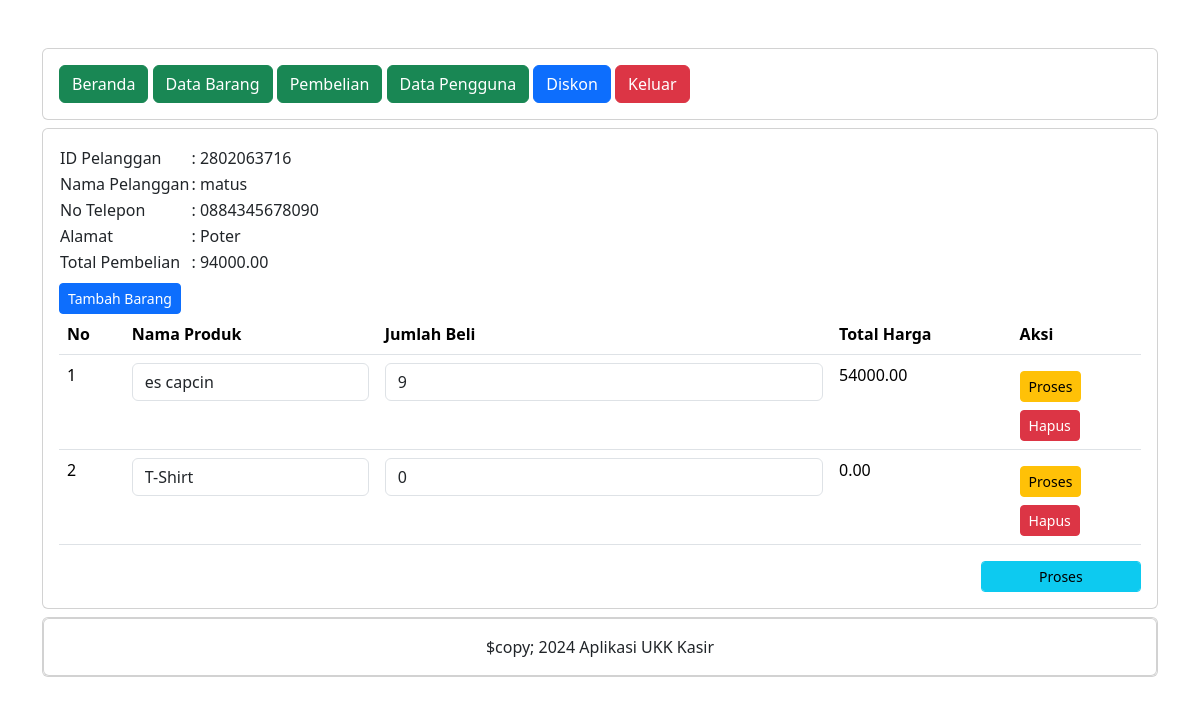
Screenshot of /administrator/detail_pembelian.php?pelanggan_id=2802063716 (signed in) with the database file from the repository.
### tables this page shows
CREATE TABLE `penjualan` (
  `penjualan_id` int(11) NOT NULL,
  `Tanggal` date NOT NULL,
  `TotalHarga` decimal(10,2) NOT NULL,
  `pelanggan_id` int(11) UNSIGNED NOT NULL
);

CREATE TABLE `pelanggan` (
  `pelanggan_id` int(11) UNSIGNED NOT NULL,
  `Nama` varchar(255) NOT NULL,
  `JenisKelamin` text NOT NULL,
  `Alamat` text NOT NULL,
  `Kota` varchar(255) NOT NULL,
  `KodePost` varchar(10) NOT NULL,
  `NoTelp` varchar(15) NOT NULL
);

CREATE TABLE `detailpenjualan` (
  `detail_id` int(11) NOT NULL,
  `penjualan_id` int(11) NOT NULL,
  `produk_id` int(11) NOT NULL,
  `JumlahProduk` int(11) NOT NULL,
  `SubTotal` decimal(10,2) NOT NULL
);

CREATE TABLE `produk` (
  `produk_id` int(11) NOT NULL,
  `Nama` varchar(50) NOT NULL,
  `Harga` decimal(10,2) NOT NULL,
  `Kategori` text NOT NULL,
  `Stok` int(11) NOT NULL
);

### administrator/detail_pembelian.php (the view, shortened to what this page needs)
<?php
include "header.php";
include "navbar.php";
?>
<div class="card mt-2">
    <div class="card-body">
        <?php
        include '../koneksi.php';
        $pelanggan_id = $_GET['pelanggan_id'];
        $data = mysqli_query($koneksi, "SELECT * FROM pelanggan INNER JOIN penjualan ON pelanggan.pelanggan_id=penjualan.pelanggan_id");
            while($d = mysqli_fetch_array($data)){
                ?>
                <?php if ($d['pelanggan_id'] == $pelanggan_id) { ?>
                    <table>
                        <tr>
                            <td> ID Pelanggan</td>
                            <td>: <?= $d['pelanggan_id']; ?></td>
                        </tr>
                        <tr>
                            <td> Nama Pelanggan</td>
                            <td>: <?= $d['Nama']; ?></td>
                        </tr>
                        <tr>
                            <td> No Telepon</td>
                            <td>: <?= $d['NoTelp']; ?></td>
                        </tr>
                        <tr>
                            <td> Alamat</td>
                            <td>: <?= $d['Alamat']; ?></td>
                        </tr>
                        <tr>
                            <td> Total Pembelian</td>
                            <td>: <?= $d['TotalHarga']; ?></td>
                        </tr>
                    </table>
                    <form method="post" action="tambah_detail_penjualan.php">
                        <button type="submit" class="btn btn-primary btn-sm mt-2">Tambah Barang</button>
                    </form>
                    <table class="table">
                        <thead>
                            <tr>
                                <th>No</th>
                                <th>Nama Produk</th>
                                <th>Jumlah Beli</th>
                                <th>Total Harga</th>
                                <th>Aksi</th>
                            </tr>
                        </thead>
                        <tbody>
                            <?php
                            include '../koneksi.php';
                            $nos = 1;
                            $detail_penjualan = mysqli_query($koneksi, "SELECT * FROM detailpenjualan");
                            while($d_detail_penjualan = mysqli_fetch_array($detail_penjualan)){
                                ?>
                                <?php
                                if($d_detail_penjualan['penjualan_id'] == $d['penjualan_id']){ ?>
                                <tr>
                                    <td><?= $nos++; ?></td>
                                    <td>
                                        <form action="simpan_barang_beli.php" method="post">
                                            <div class="form-group">
                                                <select name="produk_id" class="form-control" onchange="this.form.submit()">
                                                    <?php
                                                     include '../koneksi.php';
                                                     $produk = mysqli_query($koneksi, "SELECT * FROM produk");
                                                     while($d_produk = mysqli_fetch_array($produk)){
                                                        ?>
                                                        <option value="<?= $d_produk['produk_id']; ?>" <?php if($d_produk['produk_id']==$d_detail_penjualan['produk_id']){ echo "selected"; }?>><?= $d_produk['Nama']; ?></option>
                                                     <?php } ?>
                                                </select>
                                            </div>
                                        </form>
                                    </td>
                                    <td>
                                    <form method="post" action="hitung_subtotal.php">
                                                        <div class="form-group">
                                                            <input type="number" name="JumlahProduk" value="<?= $d_detail_penjualan['JumlahProduk']; ?>" class="form-control">
                                                        </div>
                                                        </td>
                                                        <td><?= $d_detail_penjualan['SubTotal']; ?></td>
                                                        <td>
                                                            <button type="submit" class="btn btn-warning btn-sm mt-2">Proses</button>
                                                            <form method="post" action="hapus_detail_pembelian.php">
                                                                <button type="submit" class="btn btn-danger btn-sm mt-2">Hapus</button>
                                                            </form>
                                    </td>
                                </tr>
                                <?php } else {
                                     ?>
                                     <?php
                                }
                            }
                            ?>
                        </tbody>
                    </table>
                    <form method="post" action="simpan_total_harga.php">
                        <div class="row">
                            <div class="col-sm-10">
                            </div>
                            <div class="col-sm-2">
                                <div class="form-group">
                                <button class="btn btn-info btn-sm form-control" type="submit" >Proses</button>
                                </div>
                            </div>
                        </div>
                    </form>
                <?php } else { ?>
                    <?php
                }
            }
            ?>
    </div>
</div>
<?php
include "footer.php";
?>

### rows the page displays
penjualan: pelanggan "2802063716", pelanggan.Nama "matus", pelanggan.NoTelp "0884345678090", pelanggan.Alamat "Poter", TotalHarga "94000.00"
detailpenjualan: produk_id "es capcin", JumlahProduk "9", SubTotal "54000.00"
detailpenjualan: produk_id "T-Shirt", JumlahProduk "0", SubTotal "0.00"
